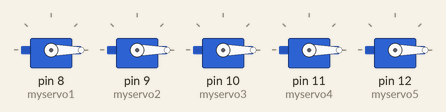
Bench run of a sketch on a simulated Arduino Uno, built with avr-gcc and run on an emulated ATmega328P. On the bench: 5 × servo.

Above: at 0.05 s.
At 2.0 s:
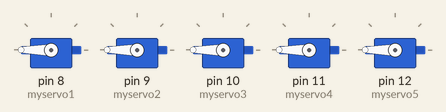
Timing chart, 0 to 4.6 s (numbered marks = the images above):
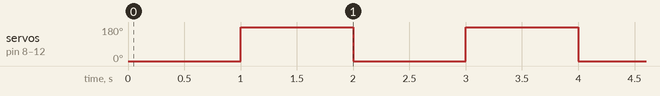

The sketch:

Five_ServoMotors_Control.ino
```cpp
#include <Servo.h>

Servo myservo1;
Servo myservo2;
Servo myservo3;
Servo myservo4;
Servo myservo5;

void setup() {
  myservo1.attach(8);
  myservo2.attach(9);
  myservo3.attach(10);
  myservo4.attach(11);
  myservo5.attach(12);

}

void loop() {
  myservo1.write(0);
  myservo2.write(0);
  myservo3.write(0);
  myservo4.write(0);
  myservo5.write(0);
  delay(1000);

  myservo1.write(180);
  myservo2.write(180);
  myservo3.write(180);
  myservo4.write(180);
  myservo5.write(180);
  delay(1000);
}
```

Measured:
- by itself, servo on pin 8 (myservo1), servo on pin 9 (myservo2), servo on pin 10 (myservo3), servo on pin 11 (myservo4), servo on pin 12 (myservo5): alternates 180° for 1.0 s and 0° for 1.0 s
